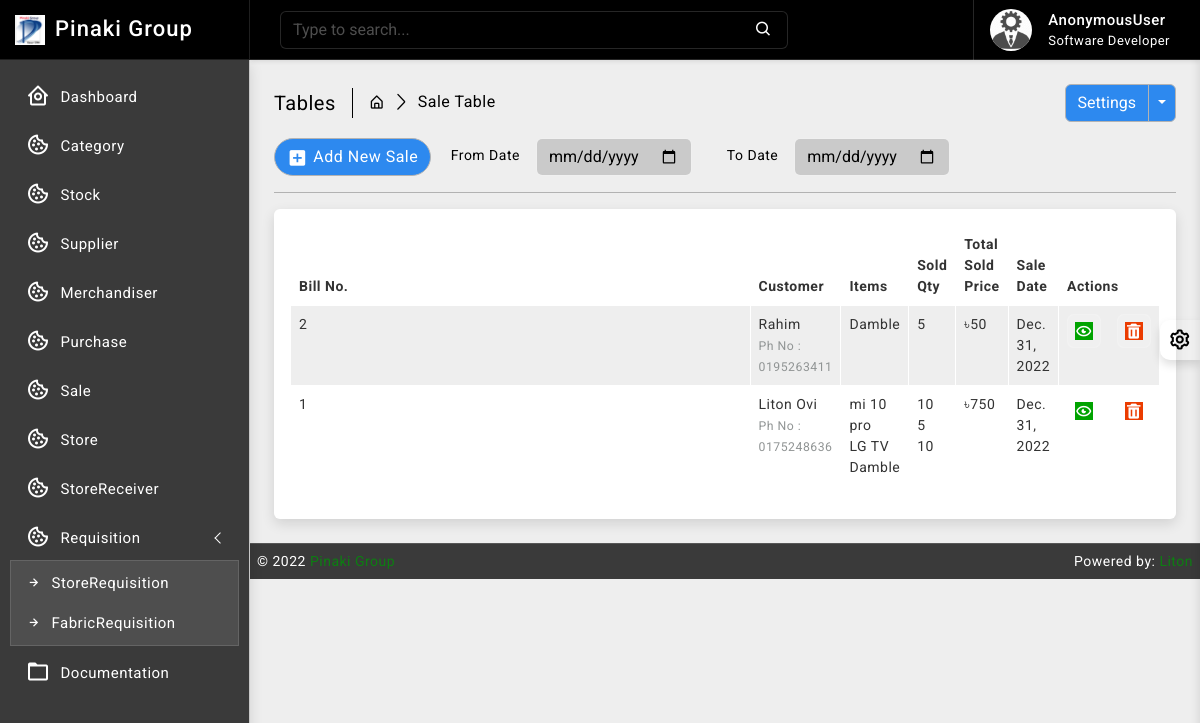
Before: /sale/ with the older database file.
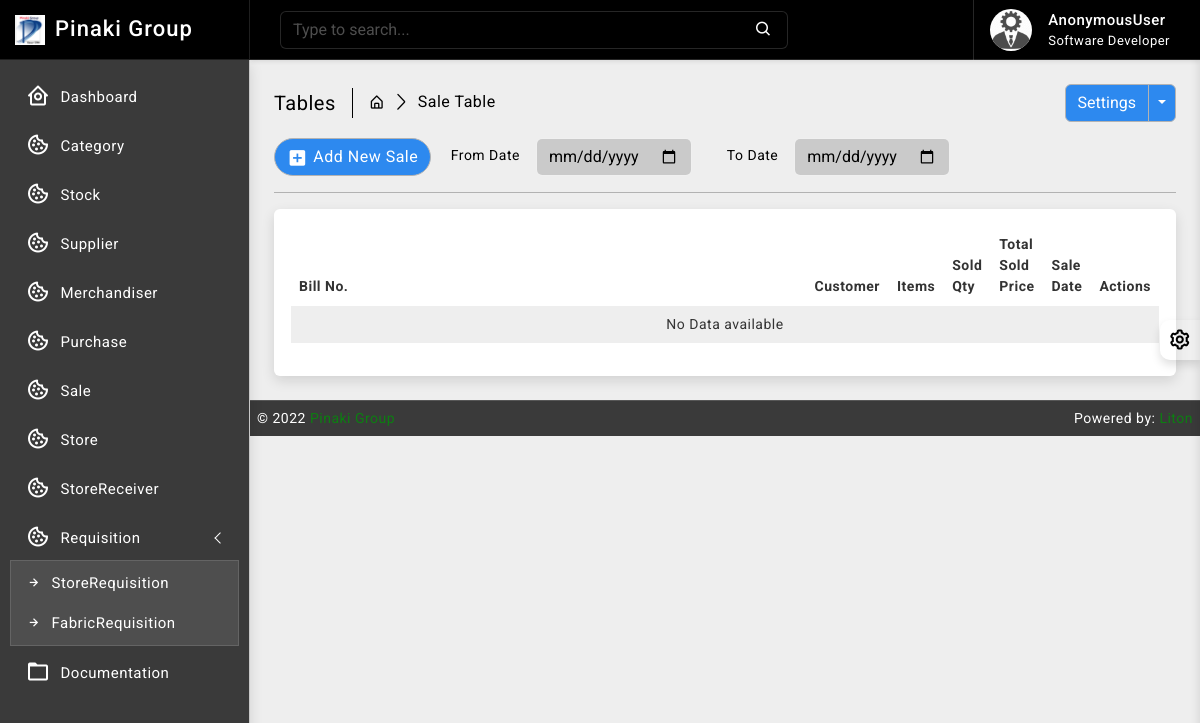
After: the same page with the newer database file.
### sale/models.py (models this page shows, shortened)
class SaleBill(models.Model):
    billno = models.AutoField(primary_key=True)
    time = models.DateTimeField(auto_now=True)
    name = models.CharField(max_length=150)
    phone = models.CharField(max_length=12)
    address = models.CharField(max_length=200)
    email = models.EmailField(max_length=254)
    def get_items_list(self):
        return SaleItem.objects.filter(billno=self)
    def get_total_price(self):
        saleitems = SaleItem.objects.filter(billno=self)
        total = 0
        for item in saleitems:
            total += item.totalprice
        return total

class SaleItem(models.Model):
    billno = models.ForeignKey(SaleBill, on_delete = models.CASCADE, related_name='salebillno')
    stock = models.ForeignKey(Stock, on_delete = models.CASCADE, related_name='saleitem')
    quantity = models.IntegerField(default=1)
    unit_price = models.IntegerField(default=1)
    totalprice = models.IntegerField(default=1)

### stock/models.py (models this page shows, shortened)
class Stock(models.Model):
    id = models.AutoField(primary_key=True)
    category = models.ForeignKey(Category, on_delete=models.CASCADE, blank=False)
    name = models.CharField(max_length=30, unique=True)
    quantity = models.IntegerField(default=1)
    is_deleted = models.BooleanField(default=False)

### sale/views.py (the view)
# urls.py: path('', views.SaleView.as_view(), name='sale_read'),
class SaleView(ListView):
    model = SaleBill
    template_name = 'sale/read.html'
    context_object_name = 'bills'
    ordering = ['-time']

### templates/sale/read.html (shortened to what this page needs)
{% extends 'base/base.html' %}
{% block body %}
{% load static %}
		<div class="page-wrapper">
			<div class="page-content">
				<div class="page-breadcrumb d-none d-sm-flex align-items-center mb-3">
					<div class="breadcrumb-title pe-3">Tables</div>
					<div class="ps-3">
						<nav aria-label="breadcrumb">
							<ol class="breadcrumb mb-0 p-0">
								<li class="breadcrumb-item"><a href="#"><i class="bx bx-home-alt"></i></a>
								</li>
								<li class="breadcrumb-item active" aria-current="page">Sale Table</li>
							</ol>
						</nav>
					</div>
					<div class="ms-auto">
						<div class="btn-group">
							<button type="button" class="btn btn-light">Settings</button>
							<button type="button" class="btn btn-light dropdown-toggle dropdown-toggle-split" data-bs-toggle="dropdown">	<span class="visually-hidden">Toggle Dropdown</span>
							</button>
						</div>
					</div>
				</div>
				<div class="col-md-9">
					<form class="float-md-end" method="POST">
						<div class="row row-cols-md-auto g-lg-3">
							<label for="fromdate" class="col-md-2 col-form-label text-md-end">From Date</label>
							<div class="col-md-4">
								<input type="date" name= "fromdate" class="form-control" id="fromdate">
							</div>
							<label for="todate" class="col-md-2 col-form-label text-md-end">To Date</label>
							<div class="col-md-4">
								<input type="date" name= "todate" class="form-control" id="todate">
							</div>
						</div>
					</form>
				</div>
                <div class="ms-auto"><a href="/sale/create/" class="btn btn-light radius-30 mt-2 mt-lg-0"><i class="bx bxs-plus-square"></i>Add New Sale</a></div>
				<hr/>
				<div class="card">
					<div class="card-body">
						<div class="table-responsive">
							<table id="example2" class="table table-striped table-bordered">
								<thead>
									<tr>
										<th>Bill No.</th>
										<th>Customer</th>
                                        <th>Items</th>
                                        <th>Sold Qty</th>
                                        <th>Total Sold Price</th>
                                        <th>Sale Date</th>
										<th>Actions</th>
									</tr>
								</thead>
								<tbody>
									{% for data in bills %}
									<tr>
                                        <td> <p>{{ data.billno }}</p> </td>
                                        <td class=""> {{ data.name }} <br>
                                            <small style="color: #909494">Ph No : {{ data.phone }}</small>
                                        </td>
                                        <td>
                                            {% for item in data.get_items_list %}
                                                {{ item.stock.name }} <br>
                                            {% endfor %}
                                        </td>
                                        <td>
                                            {% for item in data.get_items_list %}
                                                {{ item.quantity }} <br>
                                            {% endfor %}
                                        </td>
                                        <td>৳{{ data.get_total_price }}</td>
                                        <td>{{ data.time.date }}</td>
									   <td class="center">
										<div class="d-flex order-actions">
											<a class="" href="{% url 'sale_bill' data.billno %}">
												<i class="fadeIn animated bx bx-show-alt"></i>
											</a>
											<a class="ms-3" href="{% url 'purchase_delete' data.billno %}" onclick="return confirm('Are you sure?');">
												<i class='bx bxs-trash'></i>
											</a>
										</div>
									   </td>
									</tr>
								 {% endfor %}
								 {% if not bills %}
								 <tr>
									 <td colspan="10" class="text-center">No Data available</td>
								 </tr>
								 {% endif %}
								</tbody>
							</table>
						</div>
					</div>
				</div>
			</div>
		</div>
{% endblock body %}

### templates/base/base.html (shortened to what this page needs)
{% load static %}
<!DOCTYPE html>
<html lang="en">
<head>
    {% include 'base/header.html' %}
</head>
<body class="bg-theme bg-theme2">
    <div class="wrapper">
        {% include 'base/slider.html' %}
        {% include 'base/navbar.html' %}
        {% block body %}
        {% endblock body %}
        {% include 'base/footer.html' %}
    </div>
    {% include 'base/switcher.html' %}
</body>
</html>

### templates/base/header.html (shortened to what this page needs)
{% load static %}
<link href="{% static 'plugins/simplebar/css/simplebar.css' %}" rel="stylesheet" />
<link href="{% static 'plugins/perfect-scrollbar/css/perfect-scrollbar.css' %}" rel="stylesheet" />
<link href="{% static 'plugins/metismenu/css/metisMenu.min.css' %}" rel="stylesheet" />
<link href="{% static 'plugins/datatable/css/dataTables.bootstrap5.min.css' %}" rel="stylesheet" />
<link href="{% static 'css/bootstrap.min.css' %}" rel="stylesheet">
<link href="{% static 'css/bootstrap-extended.css' %}" rel="stylesheet">
<link href="{% static 'css/app.css' %}" rel="stylesheet">
<link href="{% static 'css/icons.css' %}" rel="stylesheet">

### templates/base/slider.html (shortened to what this page needs)
{% load static %}
		<div class="sidebar-wrapper" data-simplebar="true">
			<div class="sidebar-header">
				<div>
					<img src="{% static 'images/logo-icon.png' %}" class="logo-icon" alt="logo icon">
				</div>
				<div>
					<h4 class="logo-text">Pinaki Group</h4>
				</div>
				<div class="toggle-icon ms-auto"><i class='bx bx-arrow-to-left'></i>
				</div>
			</div>
			<ul class="metismenu" id="menu">
				<li>
					<a href="#">
						<div class="parent-icon"><i class='bx bx-home-circle'></i>
						</div>
						<div class="menu-title">Dashboard</div>
					</a>
				</li>
				<li>
					<a href="{% url 'category_read' %}">
						<div class="parent-icon"><i class='bx bx-cookie'></i>
						</div>
						<div class="menu-title">Category</div>
					</a>
				</li>
				<li>
					<a href="{% url 'stock_read' %}">
						<div class="parent-icon"><i class='bx bx-cookie'></i>
						</div>
						<div class="menu-title">Stock</div>
					</a>
				</li>
				<li>
					<a href="{% url 'supplier_read' %}">
						<div class="parent-icon"><i class='bx bx-cookie'></i>
						</div>
						<div class="menu-title">Supplier</div>
					</a>
				</li>
				<li>
					<a href="{% url 'merchandiser_read' %}">
						<div class="parent-icon"><i class='bx bx-cookie'></i>
						</div>
						<div class="menu-title">Merchandiser</div>
					</a>
				</li>
				<li>
					<a href="{% url 'purchases_list' %}">
						<div class="parent-icon"><i class='bx bx-cookie'></i>
						</div>
						<div class="menu-title">Purchase</div>
					</a>
				</li>
				<li>
					<a href="{% url 'sale_read' %}">
						<div class="parent-icon"><i class='bx bx-cookie'></i>
						</div>
						<div class="menu-title">Sale</div>
					</a>
				</li>
				<li>
					<a href="{% url 'store_read' %}">
						<div class="parent-icon"><i class='bx bx-cookie'></i>
						</div>
						<div class="menu-title">Store</div>
					</a>
				</li>
				<li>
					<a href="#">
						<div class="parent-icon"><i class='bx bx-cookie'></i>
						</div>
						<div class="menu-title">StoreReceiver</div>
					</a>
				</li>
				<li>
					<a href="javascript:;" class="has-arrow">
						<div class="parent-icon"><i class='bx bx-cookie'></i>
						</div>
						<div class="menu-title">Requisition</div>
					</a>
					<ul>
						<li> <a href="#"><i class="bx bx-right-arrow-alt"></i>StoreRequisition</a>
						</li>
						<li> <a href="{% url 'fabricr_read' %}"><i class="bx bx-right-arrow-alt"></i>FabricRequisition</a>
						</li>
					</ul>
				</li>
				<li>
					<a href="https://codervent.com/dashtreme/documentation/index.html" target="_blank">
						<div class="parent-icon"><i class="bx bx-folder"></i>
						</div>
						<div class="menu-title">Documentation</div>
					</a>
				</li>
			</ul>
		</div>

### templates/base/navbar.html (shortened to what this page needs)
{% load static %}
		<header>
			<div class="topbar d-flex align-items-center">
				<nav class="navbar navbar-expand">
					<div class="search-bar flex-grow-1">
						<div class="position-relative search-bar-box">
							<input type="text" class="form-control search-control" placeholder="Type to search..."> <span class="position-absolute top-50 search-show translate-middle-y"><i class='bx bx-search'></i></span>
						</div>
					</div>
					<div class="user-box dropdown">
						<a class="d-flex align-items-center nav-link dropdown-toggle dropdown-toggle-nocaret" href="#" role="button" data-bs-toggle="dropdown" aria-expanded="false">
							<img src="{% static 'images/avatars/avatar-2.png' %}" class="user-img" alt="user avatar">
							<div class="user-info ps-3">
								<p class="user-name mb-0">{{request.user}}</p>
								<p class="designattion mb-0">Software Developer</p>
							</div>
						</a>
					</div>
				</nav>
			</div>
		</header>

### templates/base/footer.html
{% load static %}
<footer class="page-footer">
    <p>
        <span style="text-align:left;float:left">&copy; 2022 <a href="https://pinakigroup.com/" alt="Bootstrap Themes">Pinaki Group</a></span>
        <span class="hidden-phone" style="text-align:right;float:right">Powered by: <a href="https://www.linkedin.com/in/litonbairaggi" alt="Bootstrap Admin Templates">Liton</a></span>
    </p>
</footer>

### templates/base/switcher.html (shortened to what this page needs)
{% load static %}
	<div class="switcher-wrapper">
		<div class="switcher-btn"> <i class='bx bx-cog bx-spin'></i>
		</div>
	</div>

### templates/base/js.html (shortened to what this page needs)
{% load static %}

Changed rows visible on the page:
removed SaleBill: billno "2", name "Rahim", phone "0195263411", get_total_price "50", time "Dec. 31, 2022"
removed SaleItem: stock.name "Damble", quantity "5"
removed SaleBill: billno "1", name "Liton Ovi", phone "0175248636", get_total_price "750", time "Dec. 31, 2022"
removed SaleItem: stock.name "mi 10 pro", quantity "10"
removed SaleItem: stock.name "LG TV", quantity "5"
removed SaleItem: stock.name "Damble", quantity "10"
Other visible differences:
text now shown: "No Data available"
